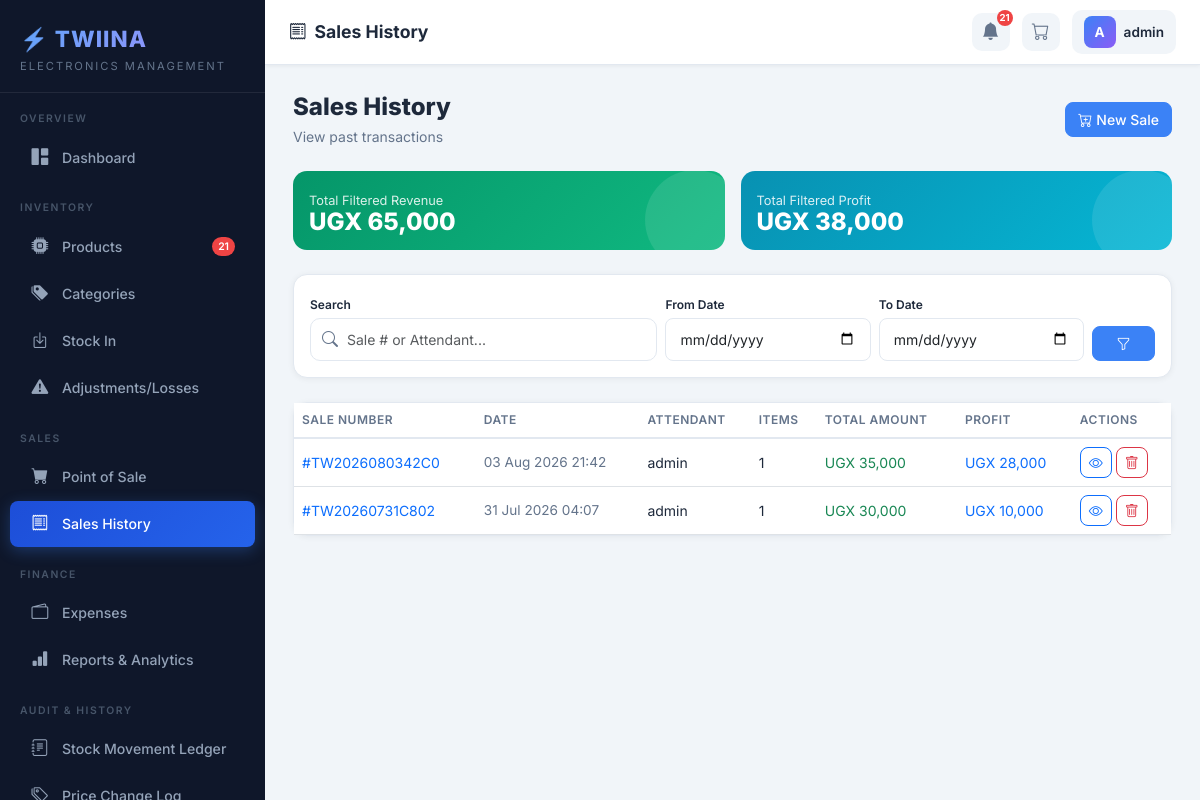
The app's page /sales/ (signed in) with its own data.
### shop/models.py (models this page shows, shortened)
class Sale(models.Model):
    sale_number = models.CharField(max_length=20, unique=True, editable=False)
    attendant = models.ForeignKey(User, on_delete=models.SET_NULL, null=True, related_name='sales')
    date = models.DateTimeField(auto_now_add=True)
    notes = models.TextField(blank=True)
    total_amount = models.DecimalField(max_digits=15, decimal_places=2, default=0)
    total_cost = models.DecimalField(max_digits=15, decimal_places=2, default=0)
    class Meta:
        ordering = ['-date']
    @property
    def gross_profit(self):
        return self.total_amount - self.total_cost
    @property
    def item_count(self):
        return self.items.aggregate(total=models.Sum('quantity'))['total'] or 0

### shop/views.py (the view)
# urls.py: path('sales/', views.sale_list, name='sale_list'),
@login_required
def sale_list(request):
    q = request.GET.get('q', '')
    date_from = request.GET.get('date_from', '')
    date_to = request.GET.get('date_to', '')
    try:
        is_admin = request.user.profile.is_admin()
    except Exception:
        is_admin = False
    if is_admin:
        sales = Sale.objects.select_related('attendant').prefetch_related('items')
    else:
        sales = Sale.objects.filter(attendant=request.user).prefetch_related('items')
    if q:
        sales = sales.filter(Q(sale_number__icontains=q) | Q(attendant__username__icontains=q))
    if date_from:
        sales = sales.filter(date__date__gte=date_from)
    if date_to:
        sales = sales.filter(date__date__lte=date_to)
    sales = sales.order_by('-date')
    totals = sales.aggregate(revenue=Sum('total_amount'), cost=Sum('total_cost'))
    total_revenue = totals['revenue'] or Decimal('0')
    total_cost = totals['cost'] or Decimal('0')
    return render(request, 'shop/sales/list.html', {
        'sales': sales,
        'q': q,
        'date_from': date_from,
        'date_to': date_to,
        'total_revenue': total_revenue,
        'total_profit': total_revenue - total_cost,
        'is_admin': is_admin,
    })

### shop/context_processors.py (called while the page is built)
def global_context(request):
    if request.user.is_authenticated:
        low_stock_count = Product.objects.filter(
            current_stock__lte=models_min_stock(), is_active=True
        ).count()
        today_sales = Sale.objects.filter(
            date__date=timezone.now().date()
        ).count()
        try:
            user_role = request.user.profile.role
        except Exception:
            user_role = 'ATTENDANT'
        return {
            'low_stock_count': low_stock_count,
            'today_sales_count': today_sales,
            'user_role': user_role,
        }
    return {}

def models_min_stock():
    from django.db.models import F
    return F('minimum_stock')

### shop/models.py (called while the page is built)
    def is_admin(self):
        return self.role == 'ADMIN'

### shop/templatetags/shop_filters.py (called while the page is built)
@register.filter
def currency(value):
    if value is None:
        return "UGX 0.00"
    try:
        return f"UGX {float(value):,.0f}"
    except (ValueError, TypeError):
        return "UGX 0"

### templates/shop/sales/list.html (shortened to what this page needs)
{% extends 'base.html' %}
{% load shop_filters %}
{% block page_title %}<i class="bi bi-receipt me-2"></i>Sales History{% endblock %}
{% block content %}
<div class="d-flex justify-content-between align-items-center mb-4">
  <div class="page-header mb-0">
    <h1>Sales History</h1>
    <p>View past transactions</p>
  </div>
  <a href="{% url 'pos' %}" class="btn btn-primary"><i class="bi bi-cart-plus me-1"></i>New Sale</a>
</div>
{% if is_admin %}
<div class="row g-3 mb-4">
  <div class="col-sm-6">
    <div class="stat-card bg-grad-green p-3">
      <div class="stat-label">Total Filtered Revenue</div>
      <div class="stat-value" style="font-size: 1.5rem;">{{ total_revenue|currency }}</div>
    </div>
  </div>
  <div class="col-sm-6">
    <div class="stat-card bg-grad-cyan p-3">
      <div class="stat-label">Total Filtered Profit</div>
      <div class="stat-value" style="font-size: 1.5rem;">{{ total_profit|currency }}</div>
    </div>
  </div>
</div>
{% endif %}
<div class="card mb-4">
  <div class="card-body py-3">
    <form method="get" class="row g-2 align-items-end">
      <div class="col-md-5">
        <label class="form-label mb-1" style="font-size:0.75rem;">Search</label>
        <div class="search-box">
          <i class="bi bi-search"></i>
          <input type="text" name="q" value="{{ q }}" class="form-control" placeholder="Sale # or Attendant..."/>
        </div>
      </div>
      <div class="col-md-3">
        <label class="form-label mb-1" style="font-size:0.75rem;">From Date</label>
        <input type="date" name="date_from" value="{{ date_from }}" class="form-control"/>
      </div>
      <div class="col-md-3">
        <label class="form-label mb-1" style="font-size:0.75rem;">To Date</label>
        <input type="date" name="date_to" value="{{ date_to }}" class="form-control"/>
      </div>
      <div class="col-md-1 d-flex gap-2">
        <button type="submit" class="btn btn-primary flex-fill" title="Filter"><i class="bi bi-funnel"></i></button>
      </div>
    </form>
  </div>
</div>
<div class="card">
  <div class="card-body p-0">
    <table class="table table-hover mb-0">
      <thead>
        <tr>
          <th>Sale Number</th>
          <th>Date</th>
          {% if is_admin %}<th>Attendant</th>{% endif %}
          <th>Items</th>
          <th>Total Amount</th>
          {% if is_admin %}<th>Profit</th>{% endif %}
          <th>Actions</th>
        </tr>
      </thead>
      <tbody>
        {% for sale in sales %}
        <tr>
          <td><a href="{% url 'sale_detail' sale.pk %}" class="fw-700 text-decoration-none">#{{ sale.sale_number }}</a></td>
          <td style="font-size:0.85rem; color:var(--text-muted);">{{ sale.date|date:"d M Y H:i" }}</td>
          {% if is_admin %}
          <td>{{ sale.attendant.get_full_name|default:sale.attendant.username|default:"—" }}</td>
          {% endif %}
          <td class="fw-600">{{ sale.item_count }}</td>
          <td class="fw-700 text-success">{{ sale.total_amount|currency }}</td>
          {% if is_admin %}
          <td class="fw-700 text-primary">{{ sale.gross_profit|currency }}</td>
          {% endif %}
          <td>
             <a href="{% url 'sale_detail' sale.pk %}" class="btn btn-sm btn-outline-primary" title="View Details"><i class="bi bi-eye"></i></a>
             {% if is_admin %}
             <a href="{% url 'sale_delete' sale.pk %}" class="btn btn-sm btn-outline-danger" title="Delete & Restore Stock"><i class="bi bi-trash"></i></a>
             {% endif %}
          </td>
        </tr>
        {% endfor %}
      </tbody>
    </table>
  </div>
</div>
{% endblock %}

### templates/base.html (shortened to what this page needs)
{% load shop_filters %}
<!DOCTYPE html>
<html lang="en">
<head>
  <link href="https://cdn.jsdelivr.net/npm/bootstrap@5.3.2/dist/css/bootstrap.min.css" rel="stylesheet"/>
  <link href="https://cdn.jsdelivr.net/npm/bootstrap-icons@1.11.3/font/bootstrap-icons.css" rel="stylesheet"/>
</head>
<body>
{% if user.is_authenticated %}
<div id="sidebar">
  <div class="sidebar-logo">
    <div class="brand-name">⚡ TWIINA</div>
    <div class="brand-sub">Electronics Management</div>
  </div>
  {% if user_role == 'ADMIN' %}
  <div class="nav-section-label">Overview</div>
  <nav class="sidebar-nav">
    <a href="{% url 'dashboard' %}" class="{% if request.resolver_match.url_name == 'dashboard' %}active{% endif %}">
      <i class="bi bi-grid-1x2-fill"></i> Dashboard
    </a>
  </nav>
  <div class="nav-section-label">Inventory</div>
  <nav class="sidebar-nav">
    <a href="{% url 'product_list' %}" class="{% if 'product' in request.resolver_match.url_name %}active{% endif %}">
      <i class="bi bi-cpu-fill"></i> Products
      {% if low_stock_count > 0 %}<span class="badge-dot">{{ low_stock_count }}</span>{% endif %}
    </a>
    <a href="{% url 'category_list' %}" class="{% if 'category' in request.resolver_match.url_name %}active{% endif %}">
      <i class="bi bi-tags-fill"></i> Categories
    </a>
    <a href="{% url 'stock_in_list' %}" class="{% if 'stock_in' in request.resolver_match.url_name %}active{% endif %}">
      <i class="bi bi-box-arrow-in-down"></i> Stock In
    </a>
    <a href="{% url 'adjustment_list' %}" class="{% if 'adjustment' in request.resolver_match.url_name %}active{% endif %}">
      <i class="bi bi-exclamation-triangle-fill"></i> Adjustments/Losses
    </a>
  </nav>
  <div class="nav-section-label">Sales</div>
  <nav class="sidebar-nav">
    <a href="{% url 'pos' %}" class="{% if request.resolver_match.url_name == 'pos' %}active{% endif %}">
      <i class="bi bi-cart-fill"></i> Point of Sale
    </a>
    <a href="{% url 'sale_list' %}" class="{% if 'sale' in request.resolver_match.url_name and request.resolver_match.url_name != 'pos' %}active{% endif %}">
      <i class="bi bi-receipt"></i> Sales History
    </a>
  </nav>
  <div class="nav-section-label">Finance</div>
  <nav class="sidebar-nav">
    <a href="{% url 'expense_list' %}" class="{% if 'expense' in request.resolver_match.url_name %}active{% endif %}">
      <i class="bi bi-wallet2"></i> Expenses
    </a>
    <a href="{% url 'reports' %}" class="{% if request.resolver_match.url_name == 'reports' %}active{% endif %}">
      <i class="bi bi-bar-chart-fill"></i> Reports & Analytics
    </a>
  </nav>
  <div class="nav-section-label">Audit & History</div>
  <nav class="sidebar-nav">
    <a href="{% url 'stock_history' %}" class="{% if request.resolver_match.url_name == 'stock_history' %}active{% endif %}">
      <i class="bi bi-journal-text"></i> Stock Movement Ledger
    </a>
    <a href="{% url 'price_history' %}" class="{% if request.resolver_match.url_name == 'price_history' %}active{% endif %}">
      <i class="bi bi-tags"></i> Price Change Log
    </a>
  </nav>
  {% endif %}
</div>
<div id="topbar">
  <span class="page-title">{% block page_title %}Dashboard{% endblock %}</span>
  <div class="topbar-right">
    {% if low_stock_count > 0 %}
    <a href="{% url 'product_list' %}?stock=low" class="topbar-icon-btn" title="Low Stock Alert">
      <i class="bi bi-bell-fill"></i>
      <span class="notif-badge">{{ low_stock_count }}</span>
    </a>
    {% endif %}
    <a href="{% url 'pos' %}" class="topbar-icon-btn" title="Point of Sale">
      <i class="bi bi-cart"></i>
    </a>
    <div class="topbar-user">
      <div class="avatar">{{ user.username|first|upper }}</div>
      <span class="u-name">{{ user.get_full_name|default:user.username }}</span>
    </div>
  </div>
</div>
<div id="main-content">
  {% block content %}{% endblock %}
</div>
{% else %}
{% block auth_content %}{% endblock %}
{% endif %}
</body>
</html>

### records on screen
Sale: sale_number "TW2026080342C0", date "03 Aug 2026 21:42", attendant.get_full_name "admin", item_count "1", total_amount "UGX 35,000", gross_profit "UGX 28,000"
Sale: sale_number "TW20260731C802", date "31 Jul 2026 04:07", attendant.get_full_name "admin", item_count "1", total_amount "UGX 30,000", gross_profit "UGX 10,000"

### other values on screen
{{ low_stock_count }} "21"
{{ user.username|first|upper }} "A"
{{ user.get_full_name|default:user.username }} "admin"
{{ total_revenue|currency }} "UGX 65,000"
{{ total_profit|currency }} "UGX 38,000"
